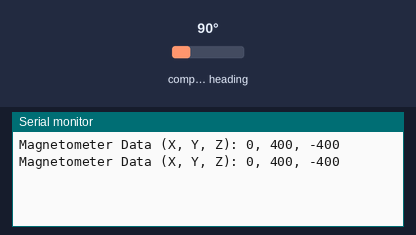
Recording of a sketch running on a simulated ESP32. On the bench: the last lines printed to the serial monitor. Wiring (inferred from the names in the program): HMC5883L compass at I2C address 0x1E. The inputs (shaded band) are chosen by the test bench; at power-on: compass heading 90°.

Above: at 1.8 s.
1.9 s: compass heading set to 7°
At 2.8 s:
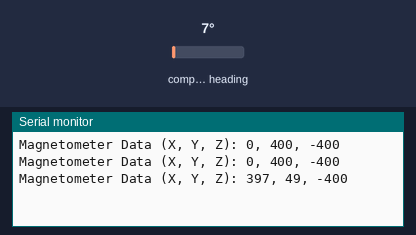
3.4 s: compass heading set to 180°
At 4.5 s:
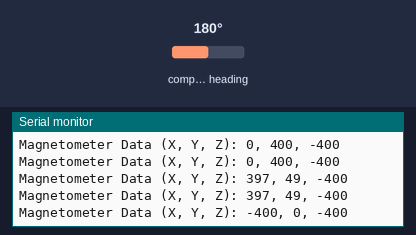
Timing chart, 0 to 6.4 s (numbered marks = the images above; inputs shaded):
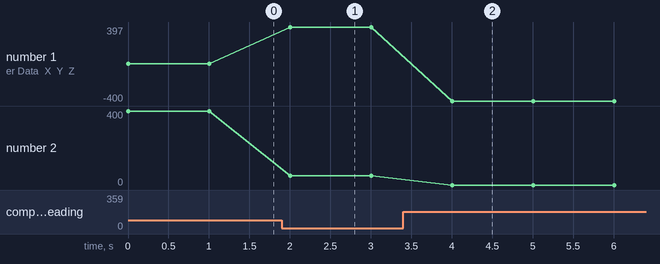

The sketch:

HMC5883_with_ESP32.ino
```cpp
#include <Wire.h>

#define HMC5883_ADDR 0x1E // I2C address for the HMC5883 magnetometer

void setup() {
  Serial.begin(115200);
  Wire.begin();

  // Initialize HMC5883
  hmc5883_init();
}

void loop() {
  // Read magnetometer data
  int16_t x, y, z;
  hmc5883_read(&x, &y, &z);

  // Print magnetometer data
  Serial.print("Magnetometer Data (X, Y, Z): ");
  Serial.print(x);
  Serial.print(", ");
  Serial.print(y);
  Serial.print(", ");
  Serial.println(z);

  delay(1000); // Delay for readability
}

void hmc5883_init() {
  Wire.beginTransmission(HMC5883_ADDR);
  Wire.write(0x02); // Mode register
  Wire.write(0x00); // Continuous measurement mode
  Wire.endTransmission();
}

void hmc5883_read(int16_t *x, int16_t *y, int16_t *z) {
  Wire.beginTransmission(HMC5883_ADDR);
  Wire.write(0x03); // Data output X MSB register
  Wire.endTransmission(false);
  Wire.requestFrom(HMC5883_ADDR, (uint8_t)6);

  if (Wire.available() >= 6) {
    *x = Wire.read() << 8 | Wire.read();
    *z = Wire.read() << 8 | Wire.read();
    *y = Wire.read() << 8 | Wire.read();
  }
}
```

Measured:
- after the input at 1.9 s, the serial monitor: prints a new line after 0.10 s (image 1)
- after the input at 3.4 s, the serial monitor: prints a new line after 0.61 s (image 2)
- plotted number 1: 0 → 397 after the input at 1.9 s
- plotted number 2: 400 → 49 after the input at 1.9 s
